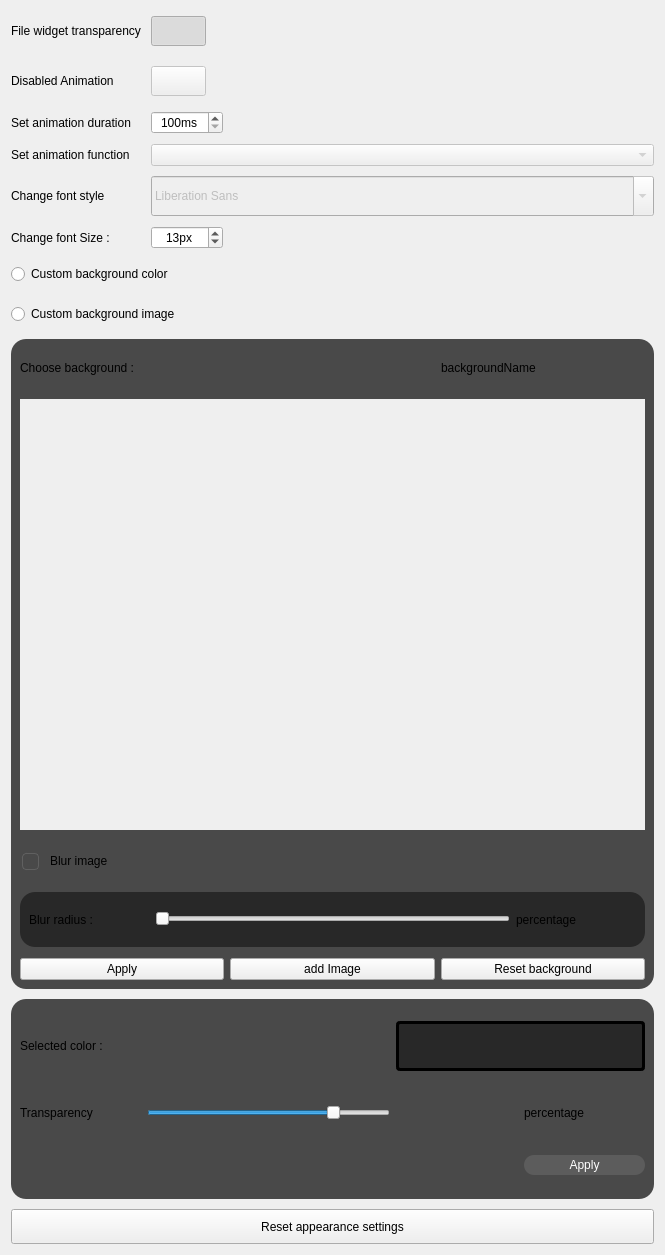
         <widget class="QWidget" name="scrollAreaWidgetContents">
          <property name="geometry">
           <rect>
            <x>0</x>
            <y>-472</y>
            <width>665</width>
            <height>1255</height>
           </rect>
          </property>
          <layout class="QGridLayout" name="gridLayout_3">
           <property name="verticalSpacing">
            <number>10</number>
           </property>
           <item row="1" column="0">
            <widget class="QLabel" name="label_3">
             <property name="minimumSize">
              <size>
               <width>0</width>
               <height>40</height>
              </size>
             </property>
             <property name="text">
              <string>Disabled Animation</string>
             </property>
            </widget>
           </item>
           <item row="7" column="0" colspan="3">
            <widget class="QRadioButton" name="customBackgroundColorRadio">
             <property name="minimumSize">
              <size>
               <width>0</width>
               <height>30</height>
              </size>
             </property>
             <property name="styleSheet">
              <string notr="true"/>
             </property>
             <property name="text">
              <string>Custom background color</string>
             </property>
            </widget>
           </item>
           <item row="9" column="0" colspan="3">
            <widget class="QFrame" name="backgroundImageFrame">
             <property name="minimumSize">
              <size>
               <width>0</width>
               <height>600</height>
              </size>
             </property>
             <property name="styleSheet">
              <string notr="true">QFrame{
background-color:rgba(250,250,200,0.6);
background:rgba(55, 58, 64,0.7);
border-radius:15px;
background:rgba(16, 51, 76, 0.7);
background:rgba(31, 31, 31,0.8);
}
QLabel{
background:transparent;
}</string>
             </property>
             <property name="frameShape">
              <enum>QFrame::Shape::StyledPanel</enum>
             </property>
             <property name="frameShadow">
              <enum>QFrame::Shadow::Raised</enum>
             </property>
             <layout class="QGridLayout" name="gridLayout_10">
              <property name="verticalSpacing">
               <number>11</number>
              </property>
              <item row="1" column="0">
               <widget class="QLabel" name="label_18">
                <property name="minimumSize">
                 <size>
                  <width>0</width>
                  <height>40</height>
                 </size>
                </property>
                <property name="text">
                 <string>Choose background :</string>
                </property>
               </widget>
              </item>
              <item row="8" column="2">
               <widget class="QPushButton" name="resetBackgroundImage">
                <property name="minimumSize">
                 <size>
                  <width>0</width>
                  <height>20</height>
                 </size>
                </property>
                <property name="styleSheet">
                 <string notr="true"/>
                </property>
                <property name="text">
                 <string>Reset background</string>
                </property>
               </widget>
              </item>
              <item row="8" column="0">
               <widget class="QPushButton" name="applyImage">
                <property name="minimumSize">
                 <size>
                  <width>0</width>
                  <height>20</height>
                 </size>
                </property>
                <property name="styleSheet">
                 <string notr="true"/>
                </property>
                <property name="text">
                 <string>Apply</string>
                </property>
               </widget>
              </item>
              <item row="2" column="0" colspan="3">
               <widget class="QScrollArea" name="backgroundScroll">
                <property name="minimumSize">
                 <size>
                  <width>0</width>
                  <height>350</height>
                 </size>
                </property>
                <property name="styleSheet">
                 <string notr="true">QScrollArea {
    border-radius: 15px;
    color: #FFFFFF; /* Couleur du texte */
   background:transparent;
}
QScrollBar:vertical {
    border: 6px solid rgba(255, 255, 255, 0);
    background-color: transparent;
    margin: 0px 0px 0px 0px;
    width: 16px;
}

QScrollBar:vertical:hover {
    border: 5px solid rgba(255, 255, 255, 0);
}

QScrollBar::handle:vertical {
    background-color: rgba(255, 255, 255, 130);
    border-radius: 2px;
    min-height: 25px;
}

QScrollBar::sub-line:vertical {
    image: url(:/resources/ScrollBar.png);
    subcontrol-position: top;
    subcontrol-origin: margin;
}

QScrollBar::sub-line:vertical:hover {
    image: url(:/resources/ScrollBar.png);
}

QScrollBar::sub-line:vertical:pressed {
    image: url(:/resources/ScrollBar.png);
}

QScrollBar::add-line:vertical {
    image: url(:/resources/ScrollBar.png);
    subcontrol-position: bottom;
    subcontrol-origin: margin;
}

QScrollBar::add-line:vertical:hover {
    image: url(:/resources/ScrollBar.png);
}

QScrollBar::add-line:vertical:pressed {
    image: url(:/resources/ScrollBar.png);
}

QScrollBar::add-page:vertical, QScrollBar::sub-page:vertical {
    background: none;
}

</string>
                </property>
                <property name="widgetResizable">
                 <bool>true</bool>
                </property>
                <widget class="TWidget" name="backgroundDisplay">
                 <property name="geometry">
                  <rect>
                   <x>0</x>
                   <y>0</y>
                   <width>629</width>
                   <height>379</height>
                  </rect>
                 </property>
                </widget>
               </widget>
              </item>
              <item row="8" column="1">
               <widget class="QPushButton" name="addBackgroundImage">
                <property name="minimumSize">
                 <size>
                  <width>0</width>
                  <height>20</height>
                 </size>
                </property>
                <property name="styleSheet">
                 <string notr="true"/>
                </property>
                <property name="text">
                 <string>add Image</string>
                </property>
               </widget>
              </item>
              <item row="1" column="2">
               <widget class="QLabel" name="backgroundImageNameLabel">
                <property name="text">
                 <string>backgroundName</string>
                </property>
               </widget>
              </item>
              <item row="7" column="0" colspan="3">
               <widget class="QFrame" name="blurFrame">
                <property name="minimumSize">
                 <size>
                  <width>0</width>
                  <height>55</height>
                 </size>
                </property>
                <property name="frameShape">
                 <enum>QFrame::Shape::StyledPanel</enum>
                </property>
                <property name="frameShadow">
                 <enum>QFrame::Shadow::Raised</enum>
                </property>
                <layout class="QHBoxLayout" name="horizontalLayout_4">
                 <property name="topMargin">
                  <number>5</number>
                 </property>
                 <property name="bottomMargin">
                  <number>5</number>
                 </property>
                 <item>
                  <widget class="QLabel" name="label_26">
                   <property name="minimumSize">
                    <size>
                     <width>120</width>
                     <height>40</height>
                    </size>
                   </property>
                   <property name="text">
                    <string>Blur radius :</string>
                   </property>
                  </widget>
                 </item>
                 <item>
                  <widget class="QSlider" name="blurSlider">
                   <property name="minimumSize">
                    <size>
                     <width>0</width>
                     <height>40</height>
                    </size>
                   </property>
                   <property name="maximum">
                    <number>64</number>
                   </property>
                   <property name="pageStep">
                    <number>1</number>
                   </property>
                   <property name="orientation">
                    <enum>Qt::Orientation::Horizontal</enum>
                   </property>
                  </widget>
                 </item>
                 <item>
                  <widget class="QLabel" name="blurLabel">
                   <property name="minimumSize">
                    <size>
                     <width>120</width>
                     <height>40</height>
                    </size>
                   </property>
                   <property name="text">
                    <string>percentage</string>
                   </property>
                  </widget>
                 </item>
                </layout>
               </widget>
              </item>
              <item row="6" column="0" colspan="3">
               <widget class="QCheckBox" name="blurCheckBox">
                <property name="minimumSize">
                 <size>
                  <width>0</width>
                  <height>40</height>
                 </size>
                </property>
                <property name="maximumSize">
                 <size>
                  <width>16777215</width>
                  <height>16777215</height>
                 </size>
                </property>
                <property name="styleSheet">
                 <string notr="true">QCheckBox,
QLabel,
QAbstractCheckBox,
QTreeView::indicator,
QRadioButton {
    padding: 0px;
    font-style: normal;
}

QCheckBox {
    padding: 2px;
}

QGroupBox::indicator,
QMenu::indicator,
QCheckBox::indicator,
QTreeView::indicator {
    width: 15px;
    height: 15px;
    border-radius: 4px;
	 margin-right: 5px;
    border: 1px solid #606060;
    background-color: rgba(255, 255, 255, 0);
}

QGroupBox::indicator:hover,
QMenu::indicator:hover,
QCheckBox::indicator:hover,
QTreeView::indicator:hover {
    background-color: rgba(255, 255, 255, 16);
}

QGroupBox::indicator:pressed,
QMenu::indicator:pressed,
QCheckBox::indicator:pressed,
QTreeView::indicator:pressed {
    background-color: rgba(255, 255, 255, 20);
    border: 1px solid #505050;
}

QGroupBox::indicator:checked,
QMenu::indicator:checked,
QCheckBox::indicator:checked,
QTreeView::indicator:checked {
    background-color: #60cdff;
    border: 1px solid #60cdff;
    image: url(:/ressources/CheckBox.svg);
}

QGroupBox::indicator:checked:hover,
QMenu::indicator:checked:hover,
QCheckBox::indicator:checked:hover,
QTreeView::indicator:checked:hover {
    background-color: #5abce8;
    border: 1px solid #5abce8;
}

QGroupBox::indicator:checked:pressed,
QMenu::indicator:checked:pressed,
QCheckBox::indicator:checked:pressed,
QTreeView::indicator:checked:pressed {
    background-color: #53aad2;
    border: 1px solid #53aad2;
    image: url(:/ressources/CheckBoxPressed.svg);
}

QCheckBox::indicator:indeterminate,
QGroupBox::indicator:indeterminate,
QTreeView::indicator:indeterminate,
QTableView::indicator:indeterminate {
    background-color: #60cdff;
    border: 1px solid #60cdff;
    image: url(:/ressources/CheckBoxInterminate.svg);
}

QCheckBox::indicator:indeterminate:hover,
QGroupBox::indicator:indeterminate:hover,
QTreeView::indicator:indeterminate:hover,
QTableView::indicator:indeterminate:hover {
    background-color: #5abce8;
    border: 1px solid #5abce8;
}

QCheckBox::indicator:indeterminate:pressed,
QGroupBox::indicator:indeterminate:pressed,
QTreeView::indicator:indeterminate:pressed,
QTableView::indicator:indeterminate:pressed {
    background-color: #53aad2;
    border: 1px solid #53aad2;
    image: url(:/ressources/CheckBoxInterminatePressed.svg);
}

QCheckBox::indicator:indeterminate:disabled,
QGroupBox::indicator:indeterminate:disabled,
QTreeView::indicator:indeterminate:disabled,
QTableView::indicator:indeterminate:disabled {
    border: 1px solid #404040;
    background-color: #404040;
    image: url(:/ressources/CheckBoxInterminatePressed.svg);
}

QGroupBox::indicator:checked:disabled,
QMenu::indicator:checked:disabled,
QCheckBox::indicator:checked:disabled,
QTreeView::indicator:checked:disabled {
    border: 1px solid #404040;
    background-color: #404040;
    image: url(:/ressources/CheckBoxPressed.svg); 
}

QGroupBox::indicator:disabled,
QMenu::indicator:disabled,
QCheckBox::indicator:disabled,
QTreeView::indicator:disabled {
    border: 1px solid #404040;
    background-color: rgba(255, 255, 255, 0);
}
</string>
                </property>
                <property name="text">
                 <string>Blur image</string>
                </property>
                <property name="checked">
                 <bool>false</bool>
                </property>
               </widget>
              </item>
             </layout>
            </widget>
           </item>
           <item row="5" column="1" colspan="2">
            <widget class="QFontComboBox" name="fontComboBox">
             <property name="enabled">
              <bool>false</bool>
             </property>
             <property name="minimumSize">
              <size>
               <width>0</width>
               <height>40</height>
              </size>
             </property>
             <property name="styleSheet">
              <string notr="true"/>
             </property>
            </widget>
           </item>
           <item row="0" column="0">
            <widget class="QLabel" name="label">
             <property name="minimumSize">
              <size>
               <width>0</width>
               <height>40</height>
              </size>
             </property>
             <property name="text">
              <string>File widget transparency </string>
             </property>
            </widget>
           </item>
           <item row="4" column="1" colspan="2">
            <widget class="QComboBox" name="animationFunctionComboBox">
             <property name="enabled">
              <bool>false</bool>
             </property>
             <property name="styleSheet">
              <string notr="true"/>
             </property>
             <property name="iconSize">
              <size>
               <width>24</width>
               <height>24</height>
              </size>
             </property>
            </widget>
           </item>
           <item row="0" column="1">
            <widget class="ToggleButton" name="transparencyButton">
             <property name="minimumSize">
              <size>
               <width>55</width>
               <height>30</height>
              </size>
             </property>
             <property name="maximumSize">
              <size>
               <width>55</width>
               <height>30</height>
              </size>
             </property>
             <property name="text">
              <string/>
             </property>
             <property name="checkable">
              <bool>true</bool>
             </property>
             <property name="checked">
              <bool>true</bool>
             </property>
            </widget>
           </item>
           <item row="8" column="0" colspan="3">
            <widget class="QRadioButton" name="customBackgroundImageRadio">
             <property name="minimumSize">
              <size>
               <width>0</width>
               <height>30</height>
              </size>
             </property>
             <property name="styleSheet">
              <string notr="true"/>
             </property>
             <property name="text">
              <string>Custom background image</string>
             </property>
            </widget>
           </item>
           <item row="5" column="0">
            <widget class="QLabel" name="label_22">
             <property name="minimumSize">
              <size>
               <width>0</width>
               <height>40</height>
              </size>
             </property>
             <property name="text">
              <string>Change font style</string>
             </property>
            </widget>
           </item>
           <item row="6" column="0">
            <widget class="QLabel" name="label_23">
             <property name="text">
              <string>Change font Size :</string>
             </property>
            </widget>
           </item>
           <item row="2" column="0">
            <widget class="QLabel" name="label_4">
             <property name="text">
              <string>Set animation duration</string>
             </property>
            </widget>
           </item>
           <item row="4" column="0">
            <widget class="QLabel" name="label_5">
             <property name="text">
              <string>Set animation function</string>
             </property>
            </widget>
           </item>
           <item row="0" column="2">
            <spacer name="horizontalSpacer_8">
             <property name="orientation">
              <enum>Qt::Orientation::Horizontal</enum>
             </property>
             <property name="sizeHint" stdset="0">
              <size>
               <width>40</width>
               <height>20</height>
              </size>
             </property>
            </spacer>
           </item>
           <item row="1" column="1">
            <widget class="ToggleButton" name="disableAnimationButton">
             <property name="enabled">
              <bool>false</bool>
             </property>
             <property name="minimumSize">
              <size>
               <width>55</width>
               <height>30</height>
              </size>
             </property>
             <property name="maximumSize">
              <size>
               <width>55</width>
               <height>30</height>
              </size>
             </property>
             <property name="text">
              <string/>
             </property>
            </widget>
           </item>
           <item row="2" column="1">
            <widget class="QSpinBox" name="animationDurationSpinBox">
             <property name="minimumSize">
              <size>
               <width>72</width>
               <height>0</height>
              </size>
             </property>
             <property name="styleSheet">
              <string notr="true"/>
             </property>
             <property name="alignment">
              <set>Qt::AlignmentFlag::AlignCenter</set>
             </property>
             <property name="suffix">
              <string>ms</string>
             </property>
             <property name="minimum">
              <number>100</number>
             </property>
             <property name="maximum">
              <number>1000</number>
             </property>
             <property name="singleStep">
              <number>10</number>
             </property>
            </widget>
           </item>
           <item row="10" column="0" colspan="3">
            <widget class="QFrame" name="backgroundColorFrame">
             <property name="minimumSize">
              <size>
               <width>0</width>
               <height>200</height>
              </size>
             </property>
             <property name="styleSheet">
              <string notr="true">QFrame{
background-color:rgba(250,250,200,0.6);
background:rgba(55, 58, 64,0.7);
border-radius:15px;
background:rgba(16, 51, 76, 0.7);
background:rgba(31, 31, 31,0.8);
}
QLabel{
background:transparent;
}</string>
             </property>
             <property name="frameShape">
              <enum>QFrame::Shape::StyledPanel</enum>
             </property>
             <property name="frameShadow">
              <enum>QFrame::Shadow::Raised</enum>
             </property>
             <layout class="QGridLayout" name="gridLayout_14">
              <property name="rightMargin">
               <number>9</number>
              </property>
              <property name="verticalSpacing">
               <number>9</number>
              </property>
              <item row="2" column="4">
               <widget class="QPushButton" name="applyColor">
                <property name="minimumSize">
                 <size>
                  <width>0</width>
                  <height>20</height>
                 </size>
                </property>
                <property name="styleSheet">
                 <string notr="true">QPushButton{
border-radius:10px;
background-color: rgba(120,120,120,0.4);
padding-left:10px;
padding-right:10px;
	color: rgb(255, 255, 255);
}
QPushButton:hover{
background: qLineargradient( x1: 0, y1: 0, x2: 0, y2: 1, stop: 0 rgba(13, 112, 210, 0.5), stop: 1.0 rgba(0, 79, 204, 0.5));

}
</string>
                </property>
                <property name="text">
                 <string>Apply</string>
                </property>
               </widget>
              </item>
              <item row="2" column="0" colspan="3">
               <spacer name="horizontalSpacer_14">
                <property name="orientation">
                 <enum>Qt::Orientation::Horizontal</enum>
                </property>
                <property name="sizeHint" stdset="0">
                 <size>
                  <width>40</width>
                  <height>20</height>
                 </size>
                </property>
               </spacer>
              </item>
              <item row="1" column="0">
               <widget class="QLabel" name="label_25">
                <property name="minimumSize">
                 <size>
                  <width>0</width>
                  <height>40</height>
                 </size>
                </property>
                <property name="text">
                 <string>Transparency</string>
                </property>
               </widget>
              </item>
              <item row="1" column="1" colspan="2">
               <widget class="QSlider" name="transparencySlider">
                <property name="minimumSize">
                 <size>
                  <width>0</width>
                  <height>40</height>
                 </size>
                </property>
                <property name="styleSheet">
                 <string notr="true"/>
                </property>
                <property name="maximum">
                 <number>255</number>
                </property>
                <property name="pageStep">
                 <number>5</number>
                </property>
                <property name="value">
                 <number>200</number>
                </property>
                <property name="orientation">
                 <enum>Qt::Orientation::Horizontal</enum>
                </property>
               </widget>
              </item>
              <item row="0" column="1" colspan="2">
               <widget class="QLabel" name="colorLabel">
                <property name="maximumSize">
                 <size>
                  <width>16777215</width>
                  <height>50</height>
                 </size>
                </property>
                <property name="text">
                 <string/>
                </property>
               </widget>
              </item>
              <item row="1" column="4">
               <widget class="QLabel" name="transparencyLabel">
                <property name="minimumSize">
                 <size>
                  <width>0</width>
                  <height>40</height>
                 </size>
                </property>
                <property name="text">
                 <string>percentage</string>
                </property>
               </widget>
              </item>
              <item row="0" column="0">
               <widget class="QLabel" name="label_8">
                <property name="minimumSize">
                 <size>
                  <width>0</width>
                  <height>40</height>
                 </size>
                </property>
                <property name="maximumSize">
                 <size>
                  <width>16777215</width>
                  <height>50</height>
                 </size>
                </property>
                <property name="text">
                 <string>Selected color :</string>
                </property>
               </widget>
              </item>
              <item row="0" column="3" colspan="2">
               <widget class="BackgroundFrame" name="selectedColorFrame">
                <property name="styleSheet">
                 <string notr="true">QFrame
{
border-radius:4px;
border:3px solid black;
}</string>
                </property>
                <property name="frameShape">
                 <enum>QFrame::Shape::StyledPanel</enum>
                </property>
                <property name="frameShadow">
                 <enum>QFrame::Shadow::Raised</enum>
                </property>
               </widget>
              </item>
             </layout>
            </widget>
           </item>
           <item row="6" column="1">
            <widget class="QSpinBox" name="fontSizeSpinBox">
             <property name="styleSheet">
              <string notr="true"/>
             </property>
             <property name="alignment">
              <set>Qt::AlignmentFlag::AlignCenter</set>
             </property>
             <property name="buttonSymbols">
              <enum>QAbstractSpinBox::ButtonSymbols::UpDownArrows</enum>
             </property>
             <property name="suffix">
              <string>px</string>
             </property>
             <property name="minimum">
              <number>5</number>
             </property>
             <property name="maximum">
              <number>30</number>
             </property>
             <property name="singleStep">
              <number>1</number>
             </property>
             <property name="value">
              <number>13</number>
             </property>
            </widget>
           </item>
           <item row="11" column="0" colspan="3">
            <widget class="QPushButton" name="resetAppareanceSettingButton">
             <property name="minimumSize">
              <size>
               <width>0</width>
               <height>35</height>
              </size>
             </property>
             <property name="styleSheet">
              <string notr="true"/>
             </property>
             <property name="text">
              <string>Reset appearance settings</string>
             </property>
            </widget>
           </item>
          </layout>
         </widget>
